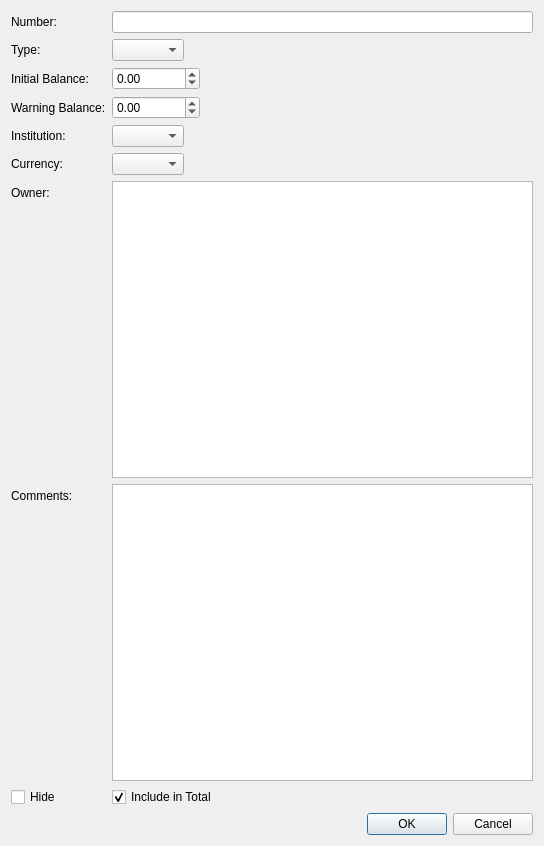
<?xml version="1.0" encoding="UTF-8"?>
<ui version="4.0">
 <class>AddAccountDialog</class>
 <widget class="QDialog" name="AddAccountDialog">
  <property name="geometry">
   <rect>
    <x>0</x>
    <y>0</y>
    <width>544</width>
    <height>846</height>
   </rect>
  </property>
  <property name="windowTitle">
   <string>AddAccountDialog</string>
  </property>
  <layout class="QVBoxLayout" name="verticalLayout">
   <item>
    <layout class="QFormLayout" name="formLayout">
     <property name="fieldGrowthPolicy">
      <enum>QFormLayout::ExpandingFieldsGrow</enum>
     </property>
     <item row="0" column="0">
      <widget class="QLabel" name="numberLabel">
       <property name="text">
        <string>Number:</string>
       </property>
      </widget>
     </item>
     <item row="0" column="1">
      <widget class="QLineEdit" name="numberLineEdit"/>
     </item>
     <item row="1" column="0">
      <widget class="QLabel" name="typeLabel">
       <property name="text">
        <string>Type:</string>
       </property>
      </widget>
     </item>
     <item row="1" column="1">
      <widget class="QComboBox" name="typeComboBox"/>
     </item>
     <item row="2" column="0">
      <widget class="QLabel" name="initialBalanceLabel">
       <property name="text">
        <string>Initial Balance:</string>
       </property>
      </widget>
     </item>
     <item row="2" column="1">
      <widget class="QDoubleSpinBox" name="initialBalanceDoubleSpinBox">
       <property name="minimum">
        <double>-9999999999.000000000000000</double>
       </property>
       <property name="maximum">
        <double>9999999999.000000000000000</double>
       </property>
      </widget>
     </item>
     <item row="3" column="0">
      <widget class="QLabel" name="warningBalanceLabel">
       <property name="text">
        <string>Warning Balance:</string>
       </property>
      </widget>
     </item>
     <item row="3" column="1">
      <widget class="QDoubleSpinBox" name="warningBalanceDoubleSpinBox">
       <property name="minimum">
        <double>-9999999999.000000000000000</double>
       </property>
       <property name="maximum">
        <double>9999999999.000000000000000</double>
       </property>
      </widget>
     </item>
     <item row="4" column="0">
      <widget class="QLabel" name="institutionLabel">
       <property name="text">
        <string>Institution:</string>
       </property>
      </widget>
     </item>
     <item row="4" column="1">
      <widget class="QComboBox" name="institutionComboBox"/>
     </item>
     <item row="5" column="0">
      <widget class="QLabel" name="currencyLabel">
       <property name="text">
        <string>Currency:</string>
       </property>
      </widget>
     </item>
     <item row="5" column="1">
      <widget class="QComboBox" name="currencyComboBox"/>
     </item>
     <item row="6" column="0">
      <widget class="QLabel" name="ownerLabel">
       <property name="text">
        <string>Owner:</string>
       </property>
      </widget>
     </item>
     <item row="6" column="1">
      <widget class="QListView" name="ownersListView">
       <property name="resizeMode">
        <enum>QListView::Adjust</enum>
       </property>
      </widget>
     </item>
     <item row="7" column="0">
      <widget class="QLabel" name="commentsLabel">
       <property name="text">
        <string>Comments:</string>
       </property>
      </widget>
     </item>
     <item row="7" column="1">
      <widget class="QTextEdit" name="commentsTextEdit"/>
     </item>
     <item row="8" column="0">
      <widget class="QCheckBox" name="hideCheckBox">
       <property name="text">
        <string>Hide</string>
       </property>
      </widget>
     </item>
     <item row="8" column="1">
      <widget class="QCheckBox" name="includeInTotalCheckBox">
       <property name="text">
        <string>Include in Total</string>
       </property>
       <property name="checked">
        <bool>true</bool>
       </property>
      </widget>
     </item>
    </layout>
   </item>
   <item>
    <widget class="QDialogButtonBox" name="buttonBox">
     <property name="standardButtons">
      <set>QDialogButtonBox::Cancel|QDialogButtonBox::Ok</set>
     </property>
    </widget>
   </item>
  </layout>
 </widget>
 <resources/>
 <connections/>
</ui>
